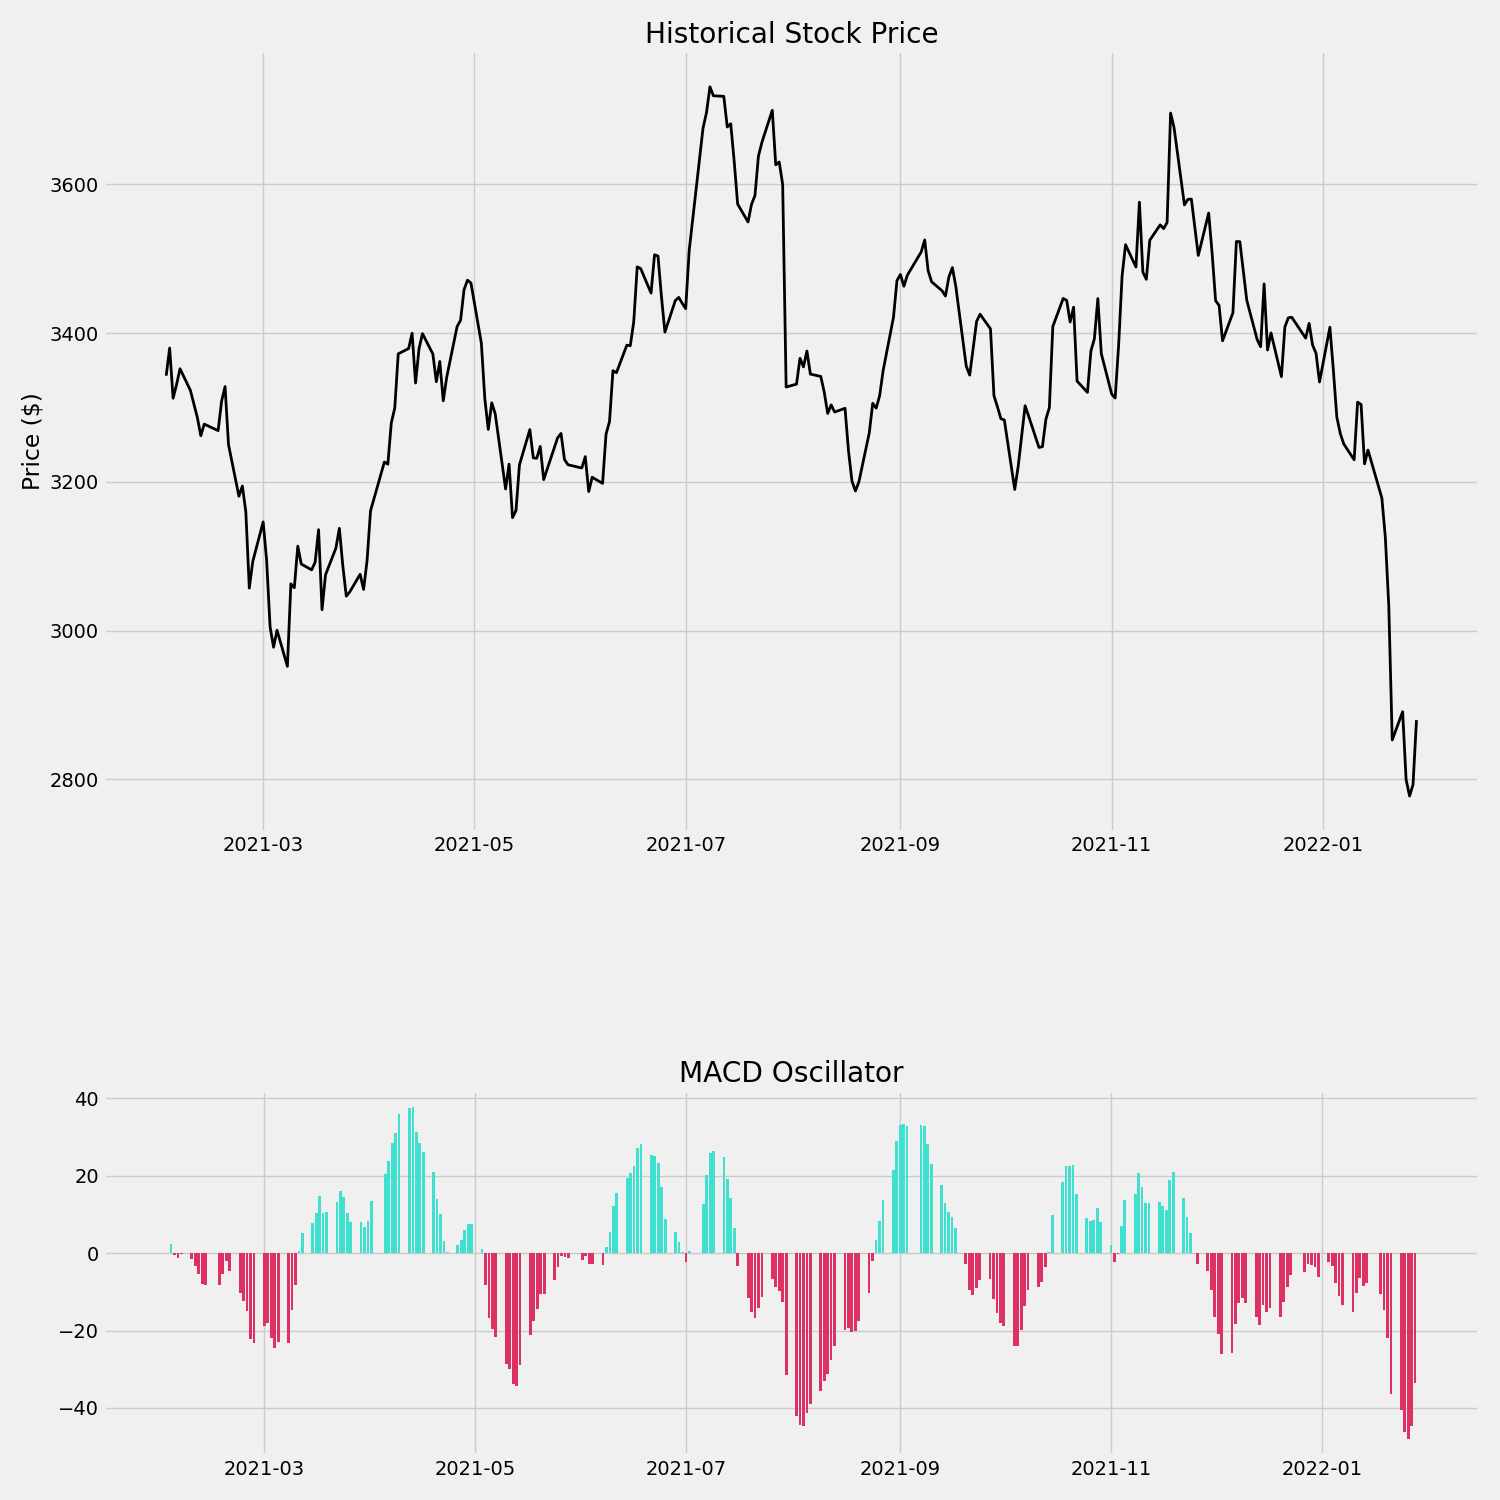

The Python source for this figure:
#importing libraries
from datetime import date
from operator import truediv
from traceback import print_exception
import matplotlib.pyplot as plt
import yfinance as yf
from math import floor
from termcolor import colored as cl
import mpld3
import sys

for s in ['AMZN', 'GOOG','JPM','KO','MSFT','TSLA','WMT']:
    stock = s
    plt.rcParams['figure.figsize'] = (18,10)
    plt.style.use('fivethirtyeight')

    #getting stock data
    day = date.today()
    yearfromday = day.replace(year=day.year-1)
    stockdata = yf.download(stock, yearfromday.strftime('%Y-%m-%d'), threads = False)
    #change NVDA to get stock from selected in web app
    #why does it only work with nvidia
    #

    #MACD 26d EMA, 12d EMA, 9d EMA
    ema1 = stockdata.Close.ewm(span=12, adjust=False).mean()
    ema2 = stockdata.Close.ewm(span=26, adjust=False).mean()
    macd = ema1 - ema2
    signal = macd.ewm(span = 9, adjust = False).mean()
    histo = macd - signal
    plt.figure(figsize = (15,15))
    def macdplot(price, macd, signal, histo):
        #price plot
        ax1 = plt.subplot2grid((7,1), (0,0), rowspan = 4, colspan = 1)
        #oscillator plot
        ax2 = plt.subplot2grid((7,1), (5,0), rowspan = 3, colspan = 1)

        ax1.plot(price, color = 'black', linewidth = 2)
        ax1 .set_title('Historical Stock Price')
        ax1.set_ylabel('Price ($)')
        ax2.set_title('MACD Oscillator')
        '''
        ax2.plot(macd, color = 'purple', linewidth = 1, label = 'MACD')
        ax2.plot(signal, color = 'orange', linewidth = 1, label = 'Signal')
        '''

        for i in range(len(price)):
            if str(histo[i])[0] == '-':
                ax2.bar(price.index[i], histo[i], color = '#de3163')
            else:
                ax2.bar(price.index[i], histo[i], color = '#40e0d0')
    macdplot(stockdata.Close, macd, signal, histo)
    plt.tight_layout()
    plt.savefig('stocksignal/' + sys.argv[1] +'.png')

    if(histo[-1] > 0):
        print('Buy')
    else:
        print('Sell')

#have stock selection in web app
#get something to get google finance data of stock that is selected
#do stuff with moving averages
#plot graph and buy/sell signals
#display graph and signal in web app

